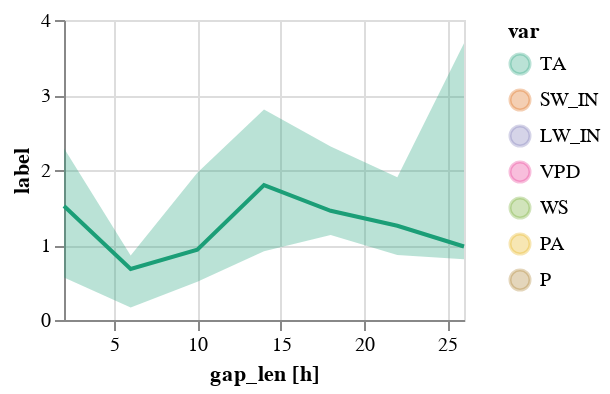

Here is the notebook cell this chart was saved with:
### Code cell
_plot_gap_len(gap_len_agg[gap_len_agg['var'] == 'TA'][gap_len_agg['method'] == 'ERA'], "label")

### Figure 1 — Vega-Lite specification as saved in the notebook (floating-point values rounded to 4 significant figures)
{"config": {"view": {"continuousWidth": 400, "continuousHeight": 300}}, "layer": [{"mark": "line", "encoding": {"color": {"field": "var", "scale": {"domain": ["TA", "SW_IN", "LW_IN", "VPD", "WS", "PA", "P"], "range": ["#1B9E77", "#D95F02", "#7570B3", "#E7298A", "#66A61E", "#E6AB02", "#A6761D", "#666666"]}, "type": "nominal"}, "x": {"axis": {"labelAngle": 0}, "field": "gap_len", "title": "gap_len [h]", "type": "quantitative"}, "y": {"field": "median", "title": "label", "type": "quantitative"}}}, {"mark": "errorband", "encoding": {"color": {"field": "var", "type": "nominal"}, "x": {"field": "gap_len", "type": "quantitative"}, "y": {"field": "Q1", "title": "label", "type": "quantitative"}, "y2": {"field": "Q3"}}}], "data": {"name": "data-2e437f35166f60babab2351d2e431a53"}, "height": 150, "width": 200, "$schema": "https://vega.github.io/schema/vega-lite/v5.2.0.json", "datasets": {"data-2e437f35166f60babab2351d2e431a53": [{"var": "TA", "gap_len": 10, "method": "ERA", "median": 0.9363, "Q1": 0.5111, "Q3": 1.963, "min": 0.2576, "max": 3.907}, {"var": "TA", "gap_len": 14, "method": "ERA", "median": 1.798, "Q1": 0.9157, "Q3": 2.807, "min": 0.7479, "max": 2.896}, {"var": "TA", "gap_len": 2, "method": "ERA", "median": 1.52, "Q1": 0.5667, "Q3": 2.289, "min": 0.273, "max": 2.33}, {"var": "TA", "gap_len": 6, "method": "ERA", "median": 0.6798, "Q1": 0.1677, "Q3": 0.8611, "min": 0.1107, "max": 1.141}, {"var": "TA", "gap_len": 22, "method": "ERA", "median": 1.256, "Q1": 0.8673, "Q3": 1.903, "min": 0.3535, "max": 2.299}, {"var": "TA", "gap_len": 26, "method": "ERA", "median": 0.9798, "Q1": 0.8106, "Q3": 3.69, "min": 0.7894, "max": 3.712}, {"var": "TA", "gap_len": 18, "method": "ERA", "median": 1.456, "Q1": 1.134, "Q3": 2.312, "min": 0.6577, "max": 2.534}]}}
